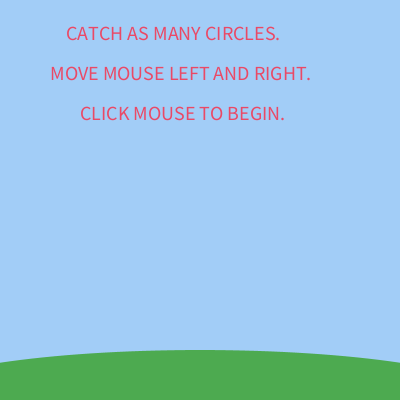
Frame 1 (no input)
Frame 60 (the mouse pressed at the canvas centre just before this capture): identical to frame 1, image omitted
Frame 120 (the mouse held since frame 60 and released just before this capture): identical to frame 1, image omitted

The Processing sketch that drew this single still picture (run headless with seeded random() and noise(); from frame 60 on, the mouse is pressed at the canvas centre):

// Processing sketch: processing_93894
// ── processing_93894.pde

//HW 7 Cristina Shin cshin1 Copyright Cristina Shin 2013
float x1, y1, x2, y2, x3, y3, c, hit;
float xSteps, ySteps;
int phase, startTime, gameTime, score;
 
void setup() {
  size(400, 400);
  smooth();
  noStroke();
  x2 = random(width);
  y2 = height;
  c = 100;
  xSteps = random(3, 4);
  ySteps = random(3, 4);

   
  phase = 0;
  startTime = 0;
  gameTime = 20000;
  score = 0;
}
 
void draw() {
  background(162, 205, 247);
  fill( 77, 170, 80 );
  noStroke( );
  ellipse( 200, 400, 600, 100);
  if (phase == 0) {
    instructions();
  } 
  else if (phase == 1) {
    playGame();
  } 
  else {
    score();
  }
}
 
void instructions() {
   fill(242, 59, 86, 230);
   textSize( 20 );
   text("CATCH AS MANY CIRCLES.", width/6, height*.1 );
   text("MOVE MOUSE LEFT AND RIGHT.", width/8, height*.2 );
   text("CLICK MOUSE TO BEGIN.", width/5, height*.3 );
}
 
void mouseClicked() {
   if (phase == 0) {
     phase = 1;
     startTime = millis( );
   };
}
 
void playGame() {
  circles( );
  bounce();
  basket();
  caught();
  finalScore();
  timeLeft();
}
   
void circles( ) {
  noStroke();
  fill(255);
  ellipse(x2, y2, c/4, c/4);

}
 
void bounce() {
  x2 = x2 + xSteps;
  y2 = y2 + ySteps;
  if (x2 > width) {
    xSteps = -xSteps;
  } else if (x2 < 0) {
    xSteps = -xSteps;
  };
  if (y2 > height) {
    y2 = 0;
    x2 = random(0, 400);

  } 
  }

 
void basket() {
  x3 = mouseX;
  y3 = 350;
  
  noStroke( );
  fill( 116,100,75 );
  rect(x3, y3, width*0.08, height/10);
}

 
   
 
void caught() {
  hit = dist(x2, y2, x3, y3);
  if (hit < c/4) {
    score++;
    x2 = random(width);
    y2 = random(height);
    xSteps = random(6, 8);
    ySteps = random(3, 5);

  }
}
 
 
void timeLeft() {
  
  fill(242, 59, 86);
  textSize(25);
  text((millis()/1000), width/1.1222, height*.1);

  if (millis() > gameTime) 
  {
    phase = 2;
  }
}
 
 void finalScore() 
 {
  fill(242, 59, 86);
  textSize( 16 );
  text("Circles in Basket: " + score, width*0.05, height*.1);
}
 
void score() {
  fill(242, 59, 86);
  textSize(22);
  text("You caught " + score + " " + "circles!", width/5, height*.1);
}
